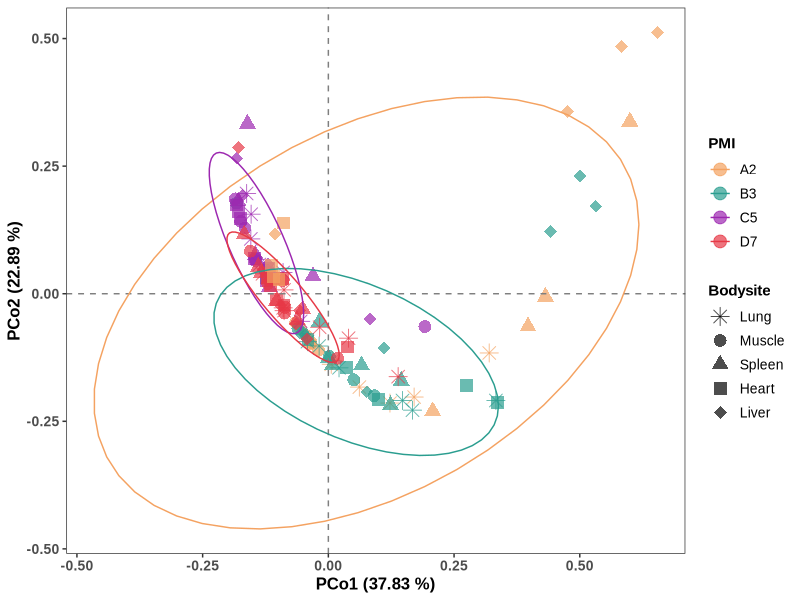
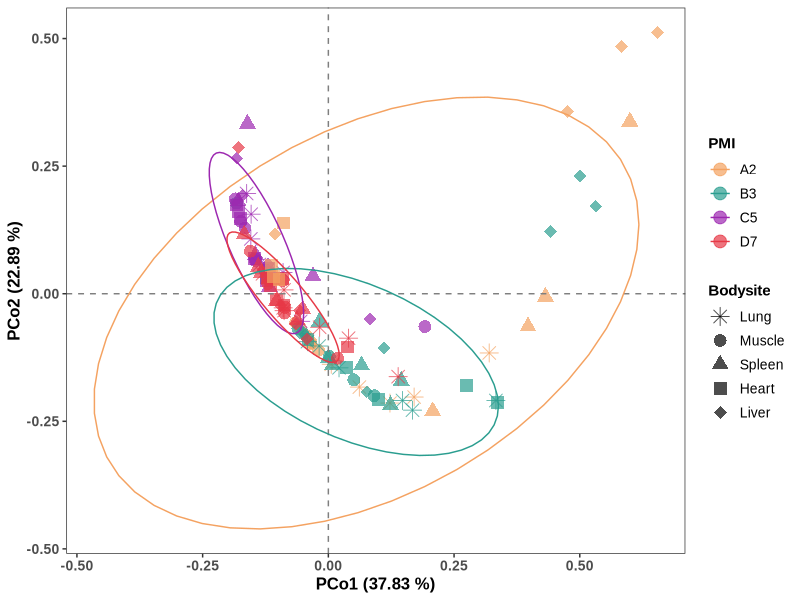

Recreate these plots in R, in order.
# Figure 3C: Bacteria PCoA
library(ape)
library(RColorBrewer)
library(ggplot2)
library(vegan)

setwd("path/to/your/directory")

data <- read.csv("ASV.csv", row.names = 1, stringsAsFactors = FALSE)
data <- t(data)

group <- read.csv("group.csv", row.names = 1, stringsAsFactors = FALSE)

common_samples <- intersect(rownames(data), rownames(group))
data <- data[common_samples, ]
group <- group[common_samples, ]

dis <- vegdist(data, "bray")
pcoa <- pcoa(dis)
axes <- as.data.frame(pcoa$vectors)
axes <- cbind(axes, group[rownames(axes), ])

eigval <- round(pcoa$values$Relative_eig * 100, digits = 2)

custom_day2_colors <- c(
  "D7" = "#E63946",
  "B3" = "#2A9D8F",
  "A2" = "#F4A261",
  "C5" = "#9C27B0"
)

bodysite_shapes <- c(8, 16, 17, 15, 18)
names(bodysite_shapes) <- unique(axes$Bodysite)

p <- ggplot(axes, aes(x = Axis.1, y = Axis.2, colour = Day2, shape = Bodysite)) +
  geom_point(size = 4, alpha = 0.7) +
  scale_colour_manual(
    name = "PMI",
    values = custom_day2_colors,
    breaks = unique(axes$Day2)
  ) +
  scale_shape_manual(
    name = "Bodysite",
    values = bodysite_shapes,
    breaks = unique(axes$Bodysite)
  ) +
  xlab(paste0("PCo1 (", eigval[1], " %)")) +
  ylab(paste0("PCo2 (", eigval[2], " %)")) +
  geom_vline(xintercept = 0, linetype = 2, color = "gray50") +
  geom_hline(yintercept = 0, linetype = 2, color = "gray50") +
  stat_ellipse(aes(group = Day2), level = 0.95, linetype = 1) +
  theme_bw(base_family = "Arial") +
  theme(
    text = element_text(family = "Arial", color = "black"),
    axis.text = element_text(size = 10, face = "bold"),
    axis.title = element_text(size = 12, face = "bold"),
    legend.title = element_text(size = 11, face = "bold"),
    legend.text = element_text(size = 10),
    legend.position = "right",
    panel.grid = element_blank()
  )

print(p)
ggsave("Figure3C_bacteria_PCoA.png", p, width = 8, height = 6, dpi = 300)
